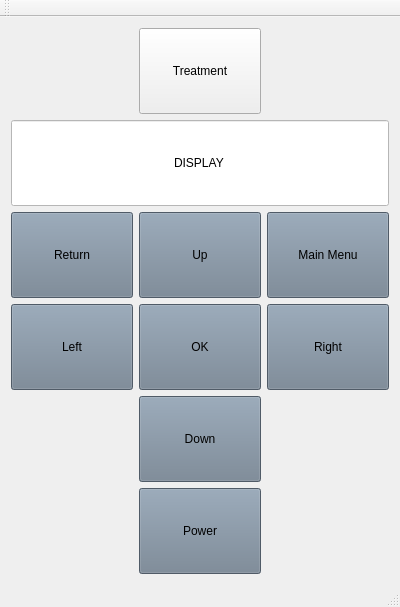
<?xml version="1.0" encoding="UTF-8"?>
<ui version="4.0">
 <class>MainWindow</class>
 <widget class="QMainWindow" name="MainWindow">
  <property name="geometry">
   <rect>
    <x>0</x>
    <y>0</y>
    <width>400</width>
    <height>607</height>
   </rect>
  </property>
  <property name="windowTitle">
   <string>MainWindow</string>
  </property>
  <widget class="QWidget" name="centralWidget">
   <layout class="QGridLayout" name="gridLayout">
    <item row="7" column="1">
     <widget class="QPushButton" name="PowerButton">
      <property name="sizePolicy">
       <sizepolicy hsizetype="Preferred" vsizetype="Expanding">
        <horstretch>0</horstretch>
        <verstretch>0</verstretch>
       </sizepolicy>
      </property>
      <property name="styleSheet">
       <string notr="true">QPushButton {
	background-color: #708090
}</string>
      </property>
      <property name="text">
       <string>Power</string>
      </property>
     </widget>
    </item>
    <item row="5" column="1">
     <widget class="QPushButton" name="OKButton">
      <property name="sizePolicy">
       <sizepolicy hsizetype="Preferred" vsizetype="Expanding">
        <horstretch>0</horstretch>
        <verstretch>0</verstretch>
       </sizepolicy>
      </property>
      <property name="styleSheet">
       <string notr="true">QPushButton {
	background-color: #708090
}</string>
      </property>
      <property name="text">
       <string>OK</string>
      </property>
     </widget>
    </item>
    <item row="5" column="0">
     <widget class="QPushButton" name="LeftButton">
      <property name="sizePolicy">
       <sizepolicy hsizetype="Preferred" vsizetype="Expanding">
        <horstretch>0</horstretch>
        <verstretch>0</verstretch>
       </sizepolicy>
      </property>
      <property name="styleSheet">
       <string notr="true">QPushButton {
	background-color: #708090
}</string>
      </property>
      <property name="text">
       <string>Left</string>
      </property>
     </widget>
    </item>
    <item row="5" column="2">
     <widget class="QPushButton" name="RightButton">
      <property name="sizePolicy">
       <sizepolicy hsizetype="Preferred" vsizetype="Expanding">
        <horstretch>0</horstretch>
        <verstretch>0</verstretch>
       </sizepolicy>
      </property>
      <property name="styleSheet">
       <string notr="true">QPushButton {
	background-color: #708090
}</string>
      </property>
      <property name="text">
       <string>Right</string>
      </property>
     </widget>
    </item>
    <item row="6" column="1">
     <widget class="QPushButton" name="DownButton">
      <property name="sizePolicy">
       <sizepolicy hsizetype="Preferred" vsizetype="Expanding">
        <horstretch>0</horstretch>
        <verstretch>0</verstretch>
       </sizepolicy>
      </property>
      <property name="styleSheet">
       <string notr="true">QPushButton {
	background-color: #708090
}</string>
      </property>
      <property name="text">
       <string>Down</string>
      </property>
     </widget>
    </item>
    <item row="3" column="0">
     <widget class="QPushButton" name="ReturnButton">
      <property name="sizePolicy">
       <sizepolicy hsizetype="Preferred" vsizetype="Expanding">
        <horstretch>0</horstretch>
        <verstretch>0</verstretch>
       </sizepolicy>
      </property>
      <property name="styleSheet">
       <string notr="true">QPushButton {
	background-color: #708090
}</string>
      </property>
      <property name="text">
       <string>Return</string>
      </property>
     </widget>
    </item>
    <item row="1" column="0" colspan="3">
     <widget class="QLineEdit" name="Display">
      <property name="sizePolicy">
       <sizepolicy hsizetype="Preferred" vsizetype="Expanding">
        <horstretch>0</horstretch>
        <verstretch>0</verstretch>
       </sizepolicy>
      </property>
      <property name="styleSheet">
       <string notr="true">QLineEdit {
	background-color: white
}</string>
      </property>
      <property name="text">
       <string>DISPLAY</string>
      </property>
      <property name="alignment">
       <set>Qt::AlignCenter</set>
      </property>
     </widget>
    </item>
    <item row="3" column="1">
     <widget class="QPushButton" name="UpButton">
      <property name="sizePolicy">
       <sizepolicy hsizetype="Preferred" vsizetype="Expanding">
        <horstretch>0</horstretch>
        <verstretch>0</verstretch>
       </sizepolicy>
      </property>
      <property name="styleSheet">
       <string notr="true">QPushButton {
	background-color: #708090
}</string>
      </property>
      <property name="text">
       <string>Up</string>
      </property>
     </widget>
    </item>
    <item row="3" column="2">
     <widget class="QPushButton" name="MainMenuButton">
      <property name="sizePolicy">
       <sizepolicy hsizetype="Preferred" vsizetype="Expanding">
        <horstretch>0</horstretch>
        <verstretch>0</verstretch>
       </sizepolicy>
      </property>
      <property name="styleSheet">
       <string notr="true">QPushButton {
	background-color: #708090
}</string>
      </property>
      <property name="text">
       <string>Main Menu</string>
      </property>
     </widget>
    </item>
    <item row="0" column="1">
     <widget class="QPushButton" name="pushButton">
      <property name="sizePolicy">
       <sizepolicy hsizetype="Preferred" vsizetype="Expanding">
        <horstretch>0</horstretch>
        <verstretch>0</verstretch>
       </sizepolicy>
      </property>
      <property name="text">
       <string>Treatment</string>
      </property>
     </widget>
    </item>
   </layout>
  </widget>
  <widget class="QMenuBar" name="menuBar">
   <property name="geometry">
    <rect>
     <x>0</x>
     <y>0</y>
     <width>400</width>
     <height>22</height>
    </rect>
   </property>
  </widget>
  <widget class="QToolBar" name="mainToolBar">
   <attribute name="toolBarArea">
    <enum>TopToolBarArea</enum>
   </attribute>
   <attribute name="toolBarBreak">
    <bool>false</bool>
   </attribute>
  </widget>
  <widget class="QStatusBar" name="statusBar"/>
 </widget>
 <layoutdefault spacing="6" margin="11"/>
 <resources/>
 <connections/>
</ui>
